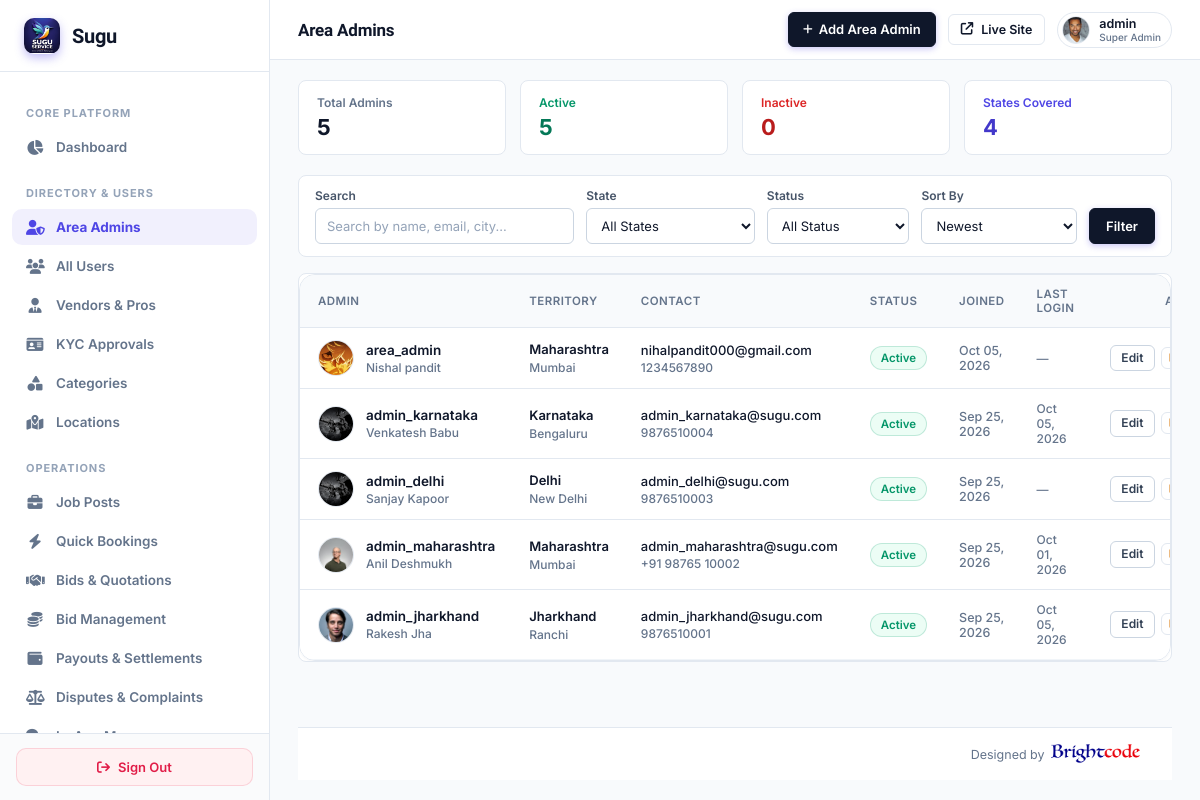
Page /super-admin/area-admins/ (signed in) on the earlier database version.
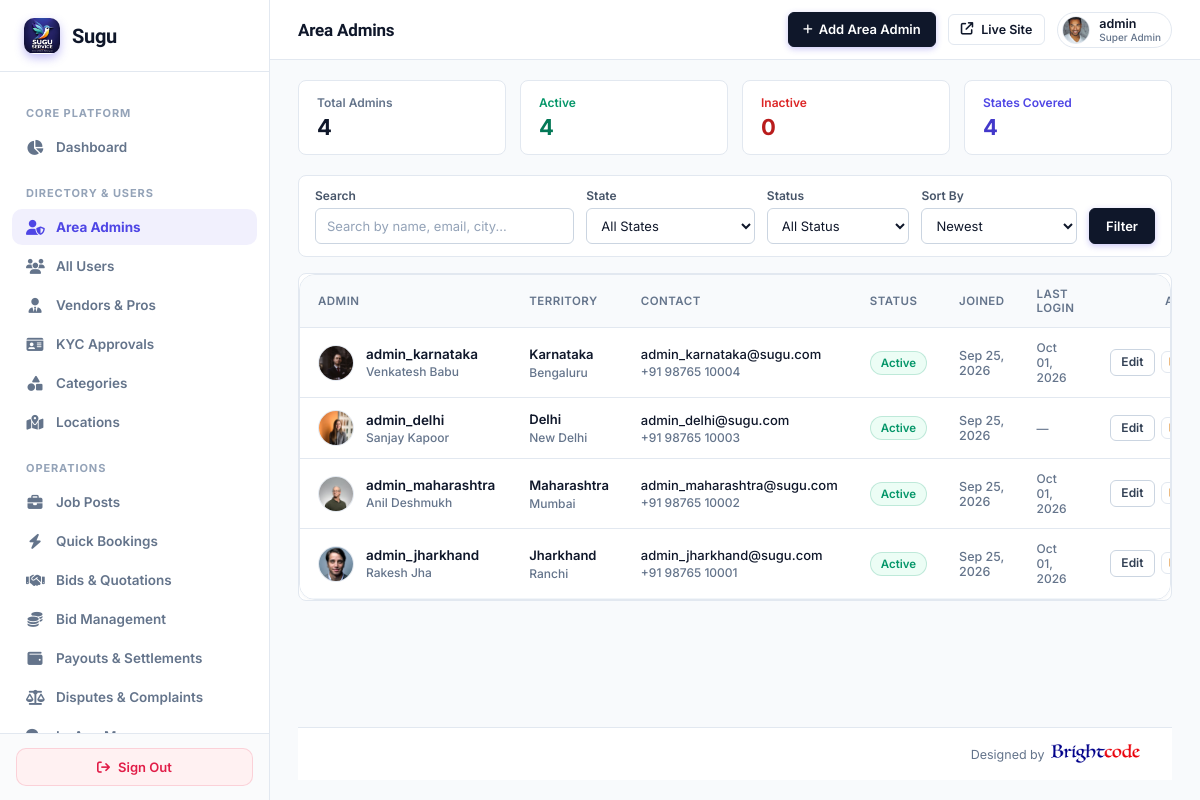
Same page on the later database version.
### myapp/models.py (models this page shows, shortened)
class CustomUser(AbstractUser):
    ROLE_CHOICES = (
        ('ADMIN', 'Admin'),
        ('VENDOR', 'Vendor'),
        ('USER', 'User'),
    )
    role = models.CharField(max_length=20, choices=ROLE_CHOICES, default='USER')
    assigned_state = models.CharField(max_length=100, blank=True, null=True, help_text="Assigned State/Territory for Area Admin")
    assigned_city = models.CharField(max_length=100, blank=True, null=True, help_text="Assigned City (optional) for Area Admin")

class UserProfile(models.Model):
    user = models.OneToOneField(CustomUser, on_delete=models.CASCADE, related_name='user_profile')
    phone_number = models.CharField(max_length=20, blank=True, null=True)
    city = models.CharField(max_length=100, blank=True, null=True)
    state = models.CharField(max_length=100, blank=True, null=True)
    profile_image = models.ImageField(upload_to='user_profiles/', null=True, blank=True)

### myapp/super_admin_views.py (the view, shortened to what this page needs)
# urls.py: path('super-admin/area-admins/', super_admin_views.super_admin_area_admins, name='super_admin_area_admins'),
@sa_required
def super_admin_area_admins(request):
    q = request.GET.get('q', '').strip()
    state_filter = request.GET.get('state', '').strip()
    status_filter = request.GET.get('status', '').strip()
    sort = request.GET.get('sort', 'newest').strip()
    page = request.GET.get('page', 1)
    admins_qs = CustomUser.objects.filter(role='ADMIN', is_superuser=False).select_related('user_profile')
    if state_filter and state_filter != 'all':
        admins_qs = admins_qs.filter(assigned_state__iexact=state_filter)
    if status_filter and status_filter != 'all':
        if status_filter == 'active':
            admins_qs = admins_qs.filter(is_active=True)
        elif status_filter == 'inactive':
            admins_qs = admins_qs.filter(is_active=False)
    if sort == 'oldest':
        admins_qs = admins_qs.order_by('date_joined')
    elif sort == 'name_asc':
        admins_qs = admins_qs.order_by('username')
    elif sort == 'name_desc':
        admins_qs = admins_qs.order_by('-username')
    elif sort == 'state_asc':
        admins_qs = admins_qs.order_by('assigned_state', 'username')
    else:
        admins_qs = admins_qs.order_by('-date_joined')
    base_admins = CustomUser.objects.filter(role='ADMIN', is_superuser=False)
    total_admins = base_admins.count()
    active_admins = base_admins.filter(is_active=True).count()
    inactive_admins = base_admins.filter(is_active=False).count()
    states_covered = base_admins.exclude(assigned_state__isnull=True).exclude(assigned_state='').values('assigned_state').distinct().count()
    states = _get_area_admin_states()
    paginator = Paginator(admins_qs, 10)
    try:
        admins = paginator.page(page)
    except (EmptyPage, PageNotAnInteger):
        admins = paginator.page(1)
    get_copy = request.GET.copy()
    if 'page' in get_copy:
        del get_copy['page']
    extra_query_params = get_copy.urlencode()
    has_active_filters = bool(q or (state_filter and state_filter != 'all') or (status_filter and status_filter != 'all') or (sort and sort != 'newest'))
    page_range = paginator.get_elided_page_range(admins.number, on_each_side=2, on_ends=1)
    context = {
        'admins': admins,
        'page_range': page_range,
        'q': q,
        'state_filter': state_filter,
        'status_filter': status_filter,
        'sort': sort,
        'states': states,
        'total_admins': total_admins,
        'active_admins': active_admins,
        'inactive_admins': inactive_admins,
        'states_covered': states_covered,
        'extra_query_params': extra_query_params,
        'has_active_filters': has_active_filters,
    }
    return render(request, 'superadmin/area_admins.html', context)

### myapp/super_admin_views.py (called while the page is built)
def sa_required(view_func):
    from functools import wraps
    @wraps(view_func)
    def wrapper(request, *args, **kwargs):
        if not request.user.is_authenticated or not request.user.is_superuser:
            return redirect(f'{LOGIN_URL}?next={request.path}')
        return view_func(request, *args, **kwargs)
    return wrapper

def _get_area_admin_states():
    db_states = list(State.objects.filter(status='active').values_list('name', flat=True).order_by('name'))
    if not db_states:
        db_states = list(Location.objects.values_list('state', flat=True).distinct().order_by('state'))
    default_states = ['Jharkhand', 'Maharashtra', 'Delhi', 'Karnataka', 'Tamil Nadu', 'Uttar Pradesh', 'West Bengal', 'Gujarat', 'Bihar', 'Rajasthan', 'Madhya Pradesh', 'Telangana', 'Andhra Pradesh', 'Kerala', 'Punjab', 'Haryana', 'Odisha']
    return sorted(list(set([s for s in (db_states + default_states) if s])))

### templates/superadmin/area_admins.html (shortened to what the changed rows need)
{% extends 'superadmin/base.html' %}
{% load static %}
{% block content %}
<div style="display: grid; grid-template-columns: repeat(auto-fit, minmax(200px, 1fr)); gap: 14px; margin-bottom: 20px;">
  <div style="background: #ffffff; border: 1px solid #e2e8f0; border-radius: 8px; padding: 14px 18px;">
    <div style="font-size: 12px; font-weight: 600; color: #64748b;">Total Admins</div>
    <div style="font-size: 22px; font-weight: 700; color: #0f172a; margin-top: 4px;">{{ total_admins }}</div>
  </div>
  <div style="background: #ffffff; border: 1px solid #e2e8f0; border-radius: 8px; padding: 14px 18px;">
    <div style="font-size: 12px; font-weight: 600; color: #059669;">Active</div>
    <div style="font-size: 22px; font-weight: 700; color: #047857; margin-top: 4px;">{{ active_admins }}</div>
  </div>
</div>
<div style="background: #ffffff; border: 1px solid #e2e8f0; border-radius: 8px; overflow: hidden;">
  <div class="table-container" style="overflow-x: auto;">
    <table style="width: 100%; border-collapse: collapse; text-align: left;">
      <thead>
        <tr style="background: #f8fafc; border-bottom: 1px solid #e2e8f0;">
          <th style="padding: 12px 18px; font-size: 11.5px; font-weight: 600; text-transform: uppercase; letter-spacing: 0.04em; color: #64748b;">Admin</th>
          <th style="padding: 12px 16px; font-size: 11.5px; font-weight: 600; text-transform: uppercase; letter-spacing: 0.04em; color: #64748b;">Territory</th>
          <th style="padding: 12px 16px; font-size: 11.5px; font-weight: 600; text-transform: uppercase; letter-spacing: 0.04em; color: #64748b;">Contact</th>
          <th style="padding: 12px 16px; font-size: 11.5px; font-weight: 600; text-transform: uppercase; letter-spacing: 0.04em; color: #64748b;">Status</th>
          <th style="padding: 12px 16px; font-size: 11.5px; font-weight: 600; text-transform: uppercase; letter-spacing: 0.04em; color: #64748b;">Joined</th>
          <th style="padding: 12px 16px; font-size: 11.5px; font-weight: 600; text-transform: uppercase; letter-spacing: 0.04em; color: #64748b;">Last Login</th>
          <th style="padding: 12px 20px; font-size: 11.5px; font-weight: 600; text-transform: uppercase; letter-spacing: 0.04em; color: #64748b; text-align: right;">Actions</th>
        </tr>
      </thead>
      <tbody>
        {% for a in admins %}
        <tr style="border-bottom: 1px solid #f1f5f9; transition: background 0.1s ease;" onmouseover="this.style.background='#fafbfc'" onmouseout="this.style.background='transparent'">
          <td style="padding: 12px 18px;">
            <div style="display: flex; align-items: center; gap: 12px;">
              {% if a.user_profile.profile_image %}
                <img src="{{ a.user_profile.profile_image.url }}" alt="{{ a.username }}" style="width: 36px; height: 36px; border-radius: 50%; object-fit: cover; flex-shrink: 0; border: 1px solid #e2e8f0;">
              {% else %}
                <div style="width: 36px; height: 36px; border-radius: 50%; background: #f1f5f9; color: #334155; font-weight: 600; font-size: 13px; display: flex; align-items: center; justify-content: center; flex-shrink: 0; border: 1px solid #e2e8f0;">
                  {{ a.username|make_list|first|upper }}
                </div>
              {% endif %}
              <div>
                <a href="{% url 'super_admin_area_admin_edit' a.id %}" style="font-weight: 600; color: #0f172a; font-size: 13.5px; text-decoration: none;" onmouseover="this.style.textDecoration='underline'" onmouseout="this.style.textDecoration='none'">
                  {{ a.username }}
                </a>
                <div style="font-size: 12px; color: #64748b; margin-top: 2px;">
                  {% if a.first_name or a.last_name %}
                    {{ a.first_name }} {{ a.last_name }}
                  {% else %}
                    —
                  {% endif %}
                </div>
              </div>
            </div>
          </td>
          <td style="padding: 12px 16px;">
            <div style="display: flex; flex-direction: column; gap: 3px; align-items: flex-start;">
              <span style="font-weight: 600; color: #0f172a; font-size: 13px;">
                {{ a.assigned_state|default:"Unassigned" }}
              </span>
              {% if a.assigned_city %}
                <span style="font-size: 12px; color: #64748b;">
                  {{ a.assigned_city }}
                </span>
              {% endif %}
            </div>
          </td>
          <td style="padding: 12px 16px;">
            <div style="color: #0f172a; font-size: 13px;">
              {{ a.email|default:"—" }}
            </div>
            {% if a.user_profile.phone_number %}
              <div style="font-size: 12px; color: #64748b; margin-top: 2px;">
                {{ a.user_profile.phone_number }}
              </div>
            {% endif %}
          </td>
          <td style="padding: 12px 16px;">
            {% if a.is_active %}
              <span class="badge active" style="font-size: 11.5px; font-weight: 600;">Active</span>
            {% else %}
              <span class="badge inactive" style="font-size: 11.5px; font-weight: 600;">Inactive</span>
            {% endif %}
          </td>
          <td style="padding: 12px 16px; font-size: 12.5px; color: #64748b;">
            {{ a.date_joined|date:"M d, Y" }}
          </td>
          <td style="padding: 12px 16px; font-size: 12px; color: #64748b;">
            {% if a.last_login %}
              {{ a.last_login|date:"M d, Y" }}
            {% else %}
              —
            {% endif %}
          </td>
          <td style="padding: 12px 20px; text-align: right;">
            <div style="display: flex; gap: 6px; justify-content: flex-end; align-items: center;">
              <a href="{% url 'super_admin_area_admin_edit' a.id %}" class="btn btn-outline btn-sm" style="padding: 4px 10px; font-size: 12px; border-color: #cbd5e1; color: #334155;">
                Edit
              </a>
              <a href="{% url 'super_admin_area_admin_toggle' a.id %}" class="btn btn-outline btn-sm" style="padding: 4px 8px; font-size: 12px; {% if a.is_active %}color: #d97706;{% else %}color: #059669;{% endif %}" title="{% if a.is_active %}Deactivate{% else %}Activate{% endif %}">
              </a>
            </div>
          </td>
        </tr>
        {% empty %}
        <tr>
          <td colspan="7" style="padding: 36px 20px; text-align: center; color: #64748b; font-size: 13.5px;">
            No area admins found.
          </td>
        </tr>
        {% endfor %}
      </tbody>
    </table>
  </div>
</div>
{% endblock %}

Differences in the rows shown:
removed CustomUser: user_profile.profile_image (picture), username "area_admin", first_name "Nishal", last_name "pandit", assigned_state "Maharashtra", assigned_city "Mumbai", email "nihalpandit000@gmail.com", user_profile.phone_number "1234567890", is_active "Active", date_joined "Oct 05, 2026"
changed CustomUser "admin_karnataka": user_profile.profile_image: a different picture; user_profile.phone_number "9876510004" → "+91 98765 10004"; last_login "Oct 05, 2026" → "Oct 01, 2026"
changed CustomUser "admin_delhi": user_profile.profile_image: a different picture; user_profile.phone_number "9876510003" → "+91 98765 10003"
changed CustomUser "admin_jharkhand": user_profile.phone_number "9876510001" → "+91 98765 10001"; last_login "Oct 05, 2026" → "Oct 01, 2026"
Other differences:
{{ total_admins }}: "5" → "4"
{{ active_admins }}: "5" → "4"
